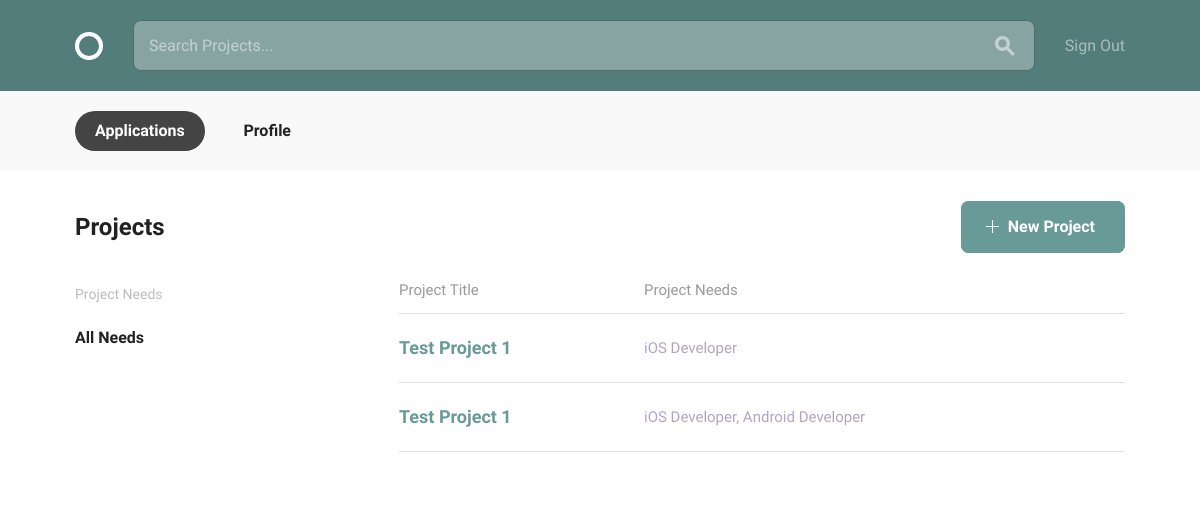
The app's page / (signed in) with its own data.
### projects/models.py (models this page shows)
class Project(Model):
    needs_internal = TextField(default="")
    timeline = CharField(max_length=255)
    title = CharField(max_length=255)
    description = TextField(default="")
    requirements = TextField(default="")
    creator = ForeignKey(User, CASCADE, related_name='created_projects')
    @property
    def formatted_positions(self):
        return ', '.join([p.name for p in self.positions.all()])

class Position(Model):
    project = ForeignKey(Project, CASCADE, related_name='positions', related_query_name='position')
    name = CharField(max_length=255)
    description = TextField(default="")
    filled = BooleanField(default=False)
    length = CharField(max_length=255)

### projects/views.py (the view)
# urls.py: path('', Index.as_view(), name='index'),
class Index(PrefetchRelatedMixin, ListView): # pylint: disable=too-many-ancestors
    model = Project
    template_name = "projects/index.html"
    prefetch_related = ('positions',)
    def get_context_data(self, *, object_list=None, **kwargs):
        context = super().get_context_data(object_list=object_list, **kwargs)
        print(context)
        needs = Need.objects.all()
        need = self.request.GET.get('need', None)
        if not need:
            context['no_need_selected'] = True
        else:
            def check_need(n):
                n.selected = n.slug == need
                return n
            needs = list(map(check_need, needs))
        context['needs'] = needs
        return context

### projects/templatetags/utils.py (called while the page is built)
@register.filter
@stringfilter
def starts_with(value, arg):
    return value.startswith(arg)

### projects/templates/projects/index.html (shortened to what this page needs)
{% extends "layout.html" %}
{% block body %}
  <div class="bounds circle--page">
    <div class="circle--page--header circle--fluid">
      <div class="circle--fluid--cell circle--fluid--primary">
        <h2>Projects</h2>
      </div>
      {% if user.is_authenticated %}
      <div class="circle--fluid--cell circle--fluid--secondary">
        <a class="button button-primary icon-on-left" href="{% url 'projects:new' %}">
          <svg version="1.1" xmlns="http://www.w3.org/2000/svg" xmlns:xlink="http://www.w3.org/1999/xlink" x="0px" y="0px" viewBox="0 0 13 13" style="enable-background:new 0 0 13 13;" xml:space="preserve" class="add">
            <polygon points="7,6 7,0 6,0 6,6 0,6 0,7 6,7 6,13 7,13 7,7 13,7 13,6 "/>
          </svg>
          New Project
        </a>
      </div>
      {% endif %}
    </div>
    <div class="grid-25">
      <div class="circle--filter circle--secondary--module">
        <h4>Project Needs</h4>
        <ul class="circle--filter--list">
          <li><a {% if no_need_selected %}class="selected" {% endif %}href="{% url 'projects:index' %}">All Needs</a></li>
        </ul>
      </div>
    </div>
    <div class="grid-70 grid-push-5">
      <table class="u-full-width circle--table">
        <thead>
          <tr>
            <th>Project Title</th>
            <th class="circle--cell--right">Project Needs</th>
          </tr>
        </thead>
        <tbody>
          {% for project in object_list %}
          <tr class="clickable-row" data-href="{% url 'projects:detail' project.pk %}">
            <td>
              <h3>{{ project.title }}</h3>
            </td>
            <td class="circle--cell--right">
              <span class="secondary-label">{{ project.formatted_positions }}</span>
            </td>
          </tr>
          {% endfor %}
        </tbody>
      </table>
    </div>
  </div>
{% endblock %}

### records on screen
Project: title "Test Project 1", formatted_positions "iOS Developer"
Project: title "Test Project 1", formatted_positions "iOS Developer, Android Developer"
